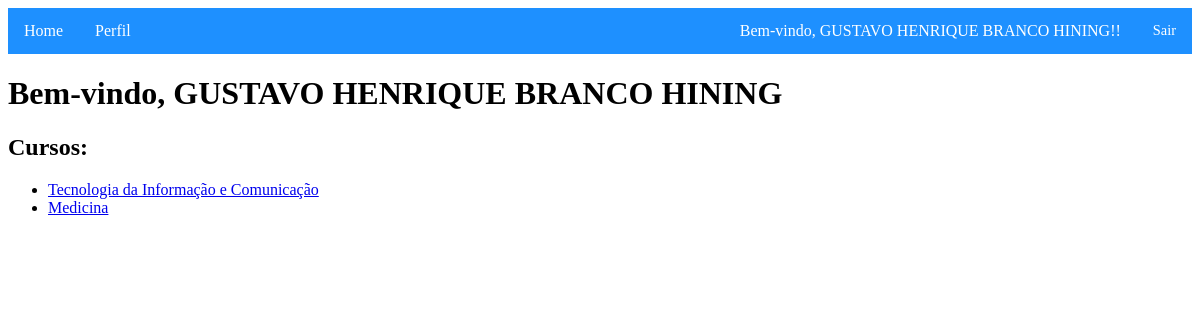
The page /cursos/listar_cursos/ (signed in) on the database its author committed.
### usuarios/models.py (models this page shows)
class Usuario(AbstractUser):
    GERENCIADOR = 'G'
    RELATOR = 'R'
    AVALIADOR = 'A'
    TIPOS_USUARIO = [
        (GERENCIADOR, 'Gerenciador'),
        (RELATOR, 'Relator'),
        (AVALIADOR, 'Avaliador'),
    ]
    nome = models.CharField(max_length=255)
    tipo_usuario = models.CharField(max_length=1, choices=TIPOS_USUARIO)
    email = models.EmailField(blank=False)
    telefone = models.CharField(max_length=20)

### cursos/models.py (models this page shows)
class Curso(models.Model):
    nome = models.CharField(max_length=255)
    inscricao_curricular = models.CharField(max_length=255)
    data_criacao = models.DateField(auto_now_add=True)
    descricao = models.TextField()
    gerenciador = models.ForeignKey(Usuario, on_delete=models.CASCADE)
    informacoes_complementares = models.TextField(blank=True)
    mural_gen = models.TextField(blank=True)
    mural_eq = models.TextField(blank=True)
    capa = models.FileField(upload_to='capas/', blank=True, validators=[validate_pdf_file])
    membros = models.ManyToManyField(Usuario, related_name='cursos_membros')
    avaliadores = models.ManyToManyField(Usuario, related_name='avaliadores')

### cursos/views.py (the view)
# urls.py: path('listar_cursos/', listar_cursos, name='listar_cursos'),
def listar_cursos(request):
    cursos = Curso.objects.filter(gerenciador=request.user)
    return render(request, 'cursos/listar_cursos.html', {'cursos': cursos})

### templates/cursos/listar_cursos.html
{% extends 'base.html' %}
{% load static %}
{% block content %}
    <h1>Bem-vindo, {{ user.nome }}</h1>
    <h2>Cursos:</h2>
    <ul>
        {% for curso in cursos %}
            <li><a href="{% url 'cursos:detalhes_curso_gen' curso.id %}">{{ curso.nome }}</a></li>
        {% endfor %}
    </ul>
{% endblock %}

### templates/base.html (shortened to what this page needs)
<!DOCTYPE html>
<html>
<head>
</head>
<body>
    <div class="navbar">
        <a href="{% url 'usuarios:home' %}">Home</a>
        <a href="{% url 'usuarios:detalhes_usuario' %}">Perfil</a>
        <div class="navbar-right">
            <span style="float:left; padding: 14px 16px; color:white;">Bem-vindo, {{ user.nome }}!!</span>
            <a href="{% url 'usuarios:logout' %}" style="font-size: 0.9em;">Sair</a>
        </div>
    </div>
    {% block content %}
    {% endblock %}
</body>
</html>

### templates/base.html (style rules this page uses)
.navbar { overflow: hidden; background-color: #1E90FF; }
.navbar a { float: left; display: block; color: white; text-align: center; padding: 14px 16px; text-decoration: none; }
.navbar-right { float: right; }

### rows shown on the page
Usuario: nome "GUSTAVO HENRIQUE BRANCO HINING"
Curso: nome "Tecnologia da Informação e Comunicação"
Curso: nome "Medicina"
